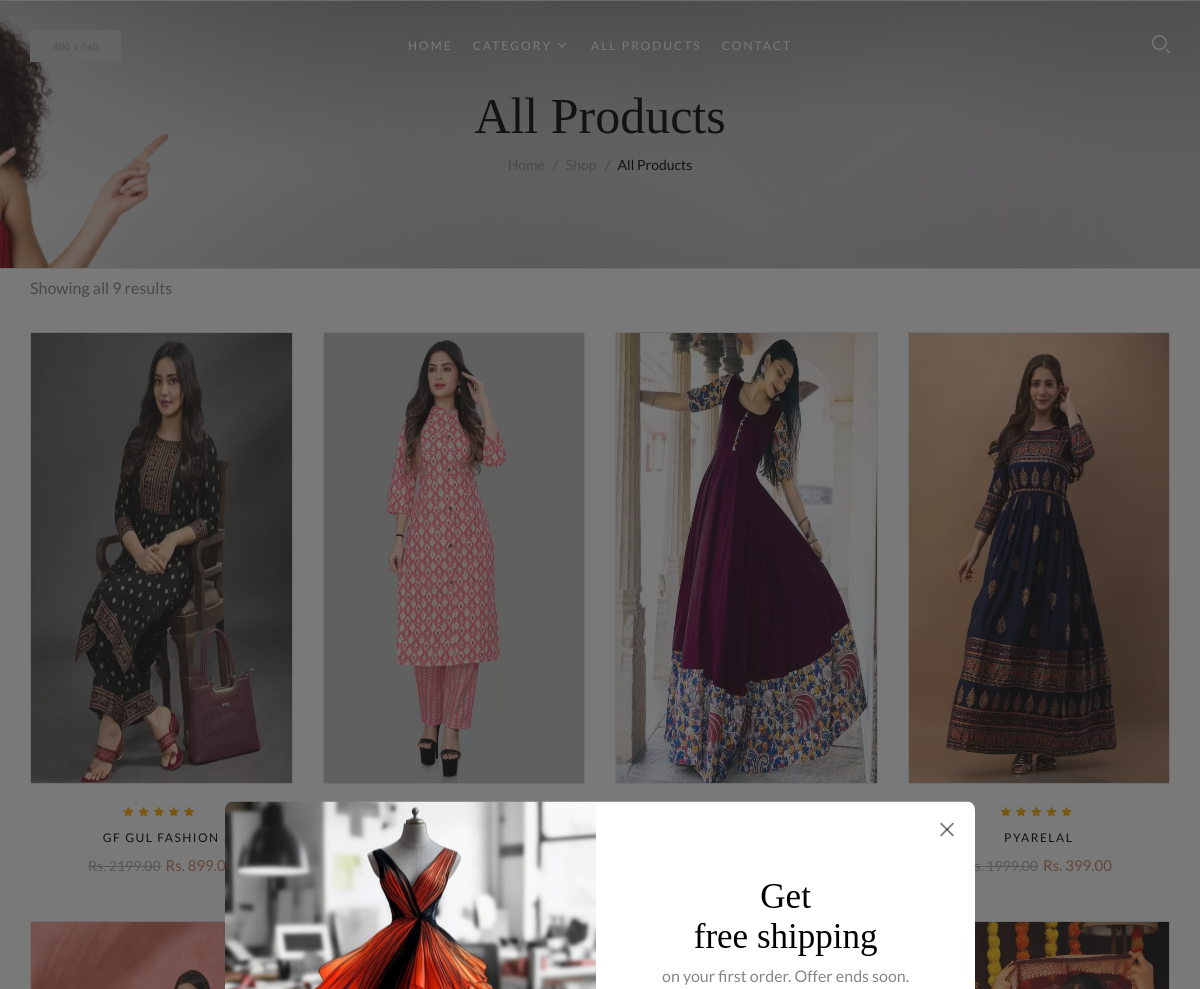
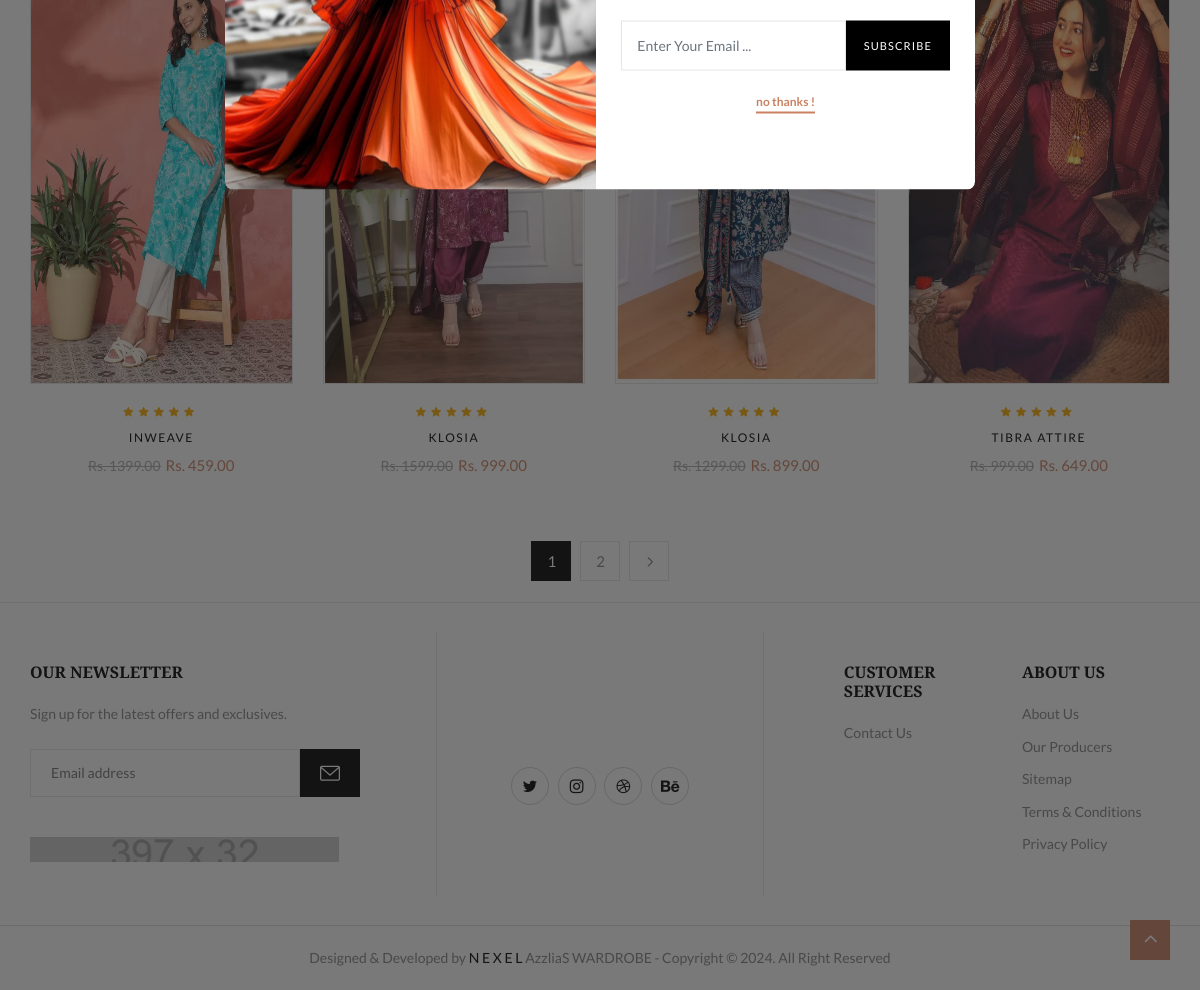
The app's page /shop/ with its own data (2 pictures, top to bottom).
### shop/models.py (models this page shows, shortened)
class Products(models.Model):
    name = models.CharField(max_length=255)
    description = models.TextField()
    price = models.DecimalField('Original Price', max_digits=10, decimal_places=2)
    disprice = models.DecimalField('Discount Price', max_digits=10, decimal_places=2, null=True, blank=True)
    flipkart_url = models.URLField(max_length=500, blank=True, null=True)  # Add this field
    size =  models.ManyToManyField(Size, related_name='products', blank=True)
    color =models.CharField(max_length=50)
    colors = models.ManyToManyField('Color', related_name='products')
    material = models.CharField(max_length=100)
    brand = models.CharField(max_length=100)
    sku = models.CharField(max_length=50, unique=True)
    category = models.ForeignKey(Category, related_name='products', on_delete=models.SET_NULL, null=True, blank=True)
    tags = models.ManyToManyField(Tag, related_name='products', blank=True)
    stock = models.PositiveIntegerField(default=0)
    is_available = models.BooleanField(default=True)
    image = models.ImageField(upload_to='product_images/')
    created_at = models.DateTimeField(auto_now_add=True)
    updated_at = models.DateTimeField(auto_now=True)

### shop/views.py (the view)
# urls.py: path('shop/', include('shop.urls')),
def shop(request):
    products_list = Products.objects.all().order_by('-created_at')  # Order products by newest first
    products_list_count = products_list.count()  # Get the total number of products
    paginator = Paginator(products_list, 8)  # Show 8 products per page
    page_number = request.GET.get('page')
    page_obj = paginator.get_page(page_number)
    context = {'page_obj': page_obj, "products_list_count": products_list_count}
    return render(request, 'allshop.html', context)

### myproject/context_processors.py (called while the page is built)
def global_context(request):
    categories = Category.objects.all()
    return {
        'categories': categories,  # Will be available as 'categories' in templates
    }

### templates/allshop.html (shortened to what this page needs)
{% extends "base.html" %}
{% load static %}
{% block body %}
		<div id="page" class="hfeed page-wrapper">
			<div id="site-main" class="site-main">
				<div id="main-content" class="main-content">
					<div id="primary" class="content-area">
						<div id="title" class="page-title">
							<div class="section-container">
								<div class="content-title-heading">
									<h1 class="text-title-heading">
										All Products
									</h1>
								</div>
								<div class="breadcrumbs">
									<a href="index.html">Home</a><a href="shop-grid-left.html">Shop</a>All Products
								</div>
							</div>
						</div>
						<div id="content" class="site-content" role="main">
							<div class="section-padding">
								<div class="section-container p-l-r">
									<div class="row">
										<div class="col-xl-12 col-lg-12 col-md-12 col-12">
											<div class="products-topbar clearfix">
												<div class="products-topbar-left">
													<div class="products-count">
														Showing all {{products_list_count}} results
													</div>
												</div>
											</div>
											<div class="tab-content">
												<div class="tab-pane fade show active" id="layout-grid" role="tabpanel">
													<div class="products-list grid">
														<div class="row">
															{% for product in page_obj %}
															<div class="col-xl-3 col-lg-4 col-md-4 col-sm-6">
																<div class="products-entry clearfix product-wapper">
																	<div class="products-thumb">
																		<div class="product-thumb-hover border">
																			<a href="{% url 'product_details' product.id %}">
																				<img width="600" height="600" style="width:500px; height:450px" src="{{product.image.url}}" class="post-image" alt="">
																			</a>
																		</div>
																	</div>
																	<div class="products-content">
																		<div class="contents text-center">
																			<div class="rating">
																				<div class="star star-5"></div>
																			</div>
																			<h3 class="product-title"><a href="{% url 'product_details' product.id %}">{{product.name}}</a></h3>
																			<span class="price">
																				<del aria-hidden="true"><span>Rs. {{product.price}}</span></del>
																				<ins><span>Rs. {{product.disprice}}</span></ins>
																			</span>
																		</div>
																	</div>
																</div>
															</div>
															{% endfor %}
														</div>
													</div>
												</div>
											</div>
											<nav class="pagination">
												<ul class="page-numbers">
													{% for num in page_obj.paginator.page_range %}
														{% if page_obj.number == num %}
															<li><span aria-current="page" class="page-numbers current">{{ num }}</span></li>
														{% else %}
															<li><a class="page-numbers" href="?page={{ num }}">{{ num }}</a></li>
														{% endif %}
													{% endfor %}
													{% if page_obj.has_next %}
														<li><a class="next page-numbers" href="?page={{ page_obj.next_page_number }}">Next</a></li>
													{% endif %}
												</ul>
											</nav>
										</div>
									</div>
								</div>
							</div>
						</div>
					</div>
				</div>
			</div>
		</div>
		<div class="back-top button-show">
		</div>
{% endblock body %}

### templates/base.html (shortened to what this page needs)
{% load static %}
<!DOCTYPE html>
<html lang="en">
	<head>
		<link rel="stylesheet" href="{% static 'libs/bootstrap/css/bootstrap.min.css' %}" type="text/css">
		<link rel="stylesheet" href="{% static 'libs/feather-font/css/iconfont.css' %}" type="text/css">
		<link rel="stylesheet" href="{% static 'libs/icomoon-font/css/icomoon.css' %}" type="text/css">
		<link rel="stylesheet" href="{% static 'libs/font-awesome/css/font-awesome.css' %}" type="text/css">
		<link rel="stylesheet" href="{% static 'libs/wpbingofont/css/wpbingofont.css' %}" type="text/css">
		<link rel="stylesheet" href="{% static 'libs/elegant-icons/css/elegant.css' %}" type="text/css">
		<link rel="stylesheet" href="{% static 'libs/slick/css/slick.css' %}" type="text/css">
		<link rel="stylesheet" href="{% static 'libs/slick/css/slick-theme.css' %}" type="text/css">
		<link rel="stylesheet" href="{% static 'libs/mmenu/css/mmenu.min.css' %}" type="text/css">
		<link rel="stylesheet" href="{% static 'libs/slider/css/jslider.css' %}">
		<link rel="stylesheet" href="{% static 'assets/css/app.css' %}" type="text/css">
		<link rel="stylesheet" href="{% static 'assets/css/responsive.css' %}" type="text/css">
	</head>
	<body class="home home-5">
		<div id="page" class="hfeed page-wrapper">
			<header id="site-header" class="site-header header-v1 color-white">
				<div class="header-desktop">
					<div class="header-wrapper">
						<div class="section-padding">
							<div class="section-container large p-l-r">
								<div class="row">
									<div class="col-xl-3 col-lg-3 col-md-12 col-sm-12 col-12 header-left">
										<div class="site-logo">
											<a href="index5.html">
												<img width="400" height="140" src="{% static "media/logo-white.png" %}" alt="Mojuri – Jewelry Store HTML Template" />
											</a>
										</div>
									</div>
									<div class="col-xl-6 col-lg-6 col-md-12 col-sm-12 col-12 text-center header-center">
										<div class="site-navigation">
											<nav id="main-navigation">
												<ul id="menu-main-menu" class="menu">
													<li class="level-0 menu-item menu-item">
														<a href="/"><span class="menu-item-text">Home</span></a>
													</li>
													<li class="level-0 menu-item-has-children">
														<a href="shop-grid-left.html"><span class="menu-item-text">Category</span></a>
													</li>
													<li class="level-0 menu-item menu-item">
														<a href="{% url "shop" %}"><span class="menu-item-text">All Products</span></a>
													</li>
													<li class="level-0 menu-item">
														<a href="{% url "contact" %}"><span class="menu-item-text">Contact</span></a>
													</li>
												</ul>
											</nav>
										</div>
									</div>
									<div class="col-xl-3 col-lg-3 col-md-12 col-sm-12 col-12 header-right">
										<div class="header-page-link">
											<div class="search-box">
												<div class="search-toggle"><i class="icon-search"></i></div>
											</div>
										</div>
									</div>
								</div>
							</div>
						</div>
					</div>
				</div>
			</header>
            {% block body %}
            {% endblock body %}
			<footer id="site-footer" class="site-footer three-columns">
				<div class="footer">
					<div class="section-padding">
						<div class="section-container">
							<div class="block-widget-wrap">
								<div class="row">
									<div class="col-lg-4 column-left">
										<div class="column-wrap">
											<div class="block block-newsletter">
												<h2 class="block-title">Our Newsletter</h2>
												<div class="block-content">
													<div class="newsletter-text">Sign up for the latest offers and exclusives.</div>
													<form action="" method="post" class="newsletter-form">
														<input type="email" name="your-email" value="" size="40" placeholder="Email address">
														<span class="btn-submit">
															<input type="submit" value="Subscribe">
														</span>
													</form>
												</div>
											</div>
											<div class="block block-image">
												<img width="309" height="32" src="{% static "media/payments.png" %}" alt="">
											</div>
										</div>
									</div>
									<div class="col-lg-4 column-center">
										<div class="column-wrap">
											<div class="block block-image m-b-20">
											</div>
											<div class="block block-social">
												<ul class="social-link">
													<li><a href="#"><i class="fa fa-twitter"></i></a></li>
													<li><a href="#"><i class="fa fa-instagram"></i></a></li>
													<li><a href="#"><i class="fa fa-dribbble"></i></a></li>
													<li><a href="#"><i class="fa fa-behance"></i></a></li>
												</ul>
											</div>
										</div>
									</div>
									<div class="col-lg-4 column-right">
										<div class="column-wrap">
											<div class="row">
												<div class="col-lg-6 md-b-20">
													<div class="block block-menu">
														<h2 class="block-title">Customer Services</h2>
														<div class="block-content">
															<ul>
																<li>
																	<a href="contact">Contact Us</a>
																</li>
															</ul>
														</div>
													</div>
												</div>
												<div class="col-lg-6">
													<div class="block block-menu">
														<h2 class="block-title">About Us</h2>
														<div class="block-content">
															<ul>
																<li>
																	<a href="about">About Us</a>
																</li>
																<li>
																	<a href="shop">Our Producers</a>
																</li>
																<li>
																	<a href="#">Sitemap</a>
																</li>
																<li>
																	<a href="#">Terms & Conditions</a>
																</li>
																<li>
																	<a href="#">Privacy Policy</a>
																</li>
															</ul>
														</div>
													</div>
												</div>
											</div>
										</div>
									</div>
								</div>
							</div>
						</div>
					</div>
				</div>
				<div class="footer-bottom">
					<div class="section-padding">
						<div class="section-container">
							<div class="block-widget-wrap">
								<p class="copyright text-center">Designed & Developed by <a href="www.nexel.in">N E X E L </a> AzzliaS WARDROBE - Copyright © 2024. All Right Reserved</p>
							</div>
						</div>
					</div>
				</div>
			</footer>
		</div>
		<div class="back-top button-show">
			<i class="arrow_carrot-up"></i>
		</div>
		<div class="newsletter-popup">
			<a href="#" class="newsletter-close"></a>
			<div class="newsletter-container">
				<div class="newsletter-img">
					<img src="{% static "media/banner/newsletter-popup.png" %}" alt="">
				</div>
				<div class="newsletter-form">
					<form action="" method="post">
						<div class="newsletter-title">
							<div class="title">Get<br> free shipping</div>
							<div class="sub-title">on your first order. Offer ends soon.</div>
						</div>
						<div class="newsletter-input clearfix">
							<input type="email" name="your-email" size="40" class="form-control" placeholder="Enter Your Email ...">
							<input type="submit" value="Subscribe" class="form-control">
			     		</div>
			     		<div class="newsletter-no">no thanks !</div>
					</form>
				</div>
			</div>
		</div>
	</body>
</html>

### static/assets/css/responsive.css (style rules this page uses)
@media (max-width: 1350px) { .site-navigation ul > li.level-0 { padding: 0 10px; } }
@media (min-width: 992px) { .home .site-header.header-v1 { position: absolute; width: 100%; } }

### records on screen
Products: image (picture), name "GF GUL FASHION", price "2199.00", disprice "899.00"
Products: image (picture)
Products: image (picture)
Products: image (picture), name "PYARELAL", price "1999.00", disprice "399.00"
Products: image (picture), name "INWEAVE", price "1399.00", disprice "459.00"
Products: name "KLOSIA", price "1599.00", disprice "999.00"
Products: name "KLOSIA", price "1299.00", disprice "899.00"
Products: image (picture), name "TIBRA ATTIRE", price "999.00", disprice "649.00"

### other values on screen
{{ products_list_count }} "9"
{{ num }} "1"
{{ num }} "2"
